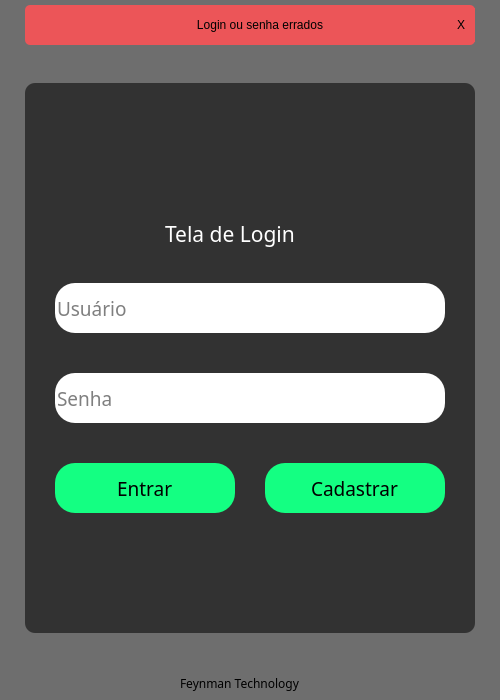
<?xml version="1.0" encoding="UTF-8"?>
<ui version="4.0">
 <class>MainWindow</class>
 <widget class="QMainWindow" name="MainWindow">
  <property name="geometry">
   <rect>
    <x>0</x>
    <y>0</y>
    <width>500</width>
    <height>700</height>
   </rect>
  </property>
  <property name="minimumSize">
   <size>
    <width>500</width>
    <height>700</height>
   </size>
  </property>
  <property name="windowTitle">
   <string>Hamburgueria DuGui</string>
  </property>
  <widget class="QWidget" name="centralwidget">
   <layout class="QVBoxLayout" name="verticalLayout">
    <property name="spacing">
     <number>0</number>
    </property>
    <property name="leftMargin">
     <number>0</number>
    </property>
    <property name="topMargin">
     <number>0</number>
    </property>
    <property name="rightMargin">
     <number>0</number>
    </property>
    <property name="bottomMargin">
     <number>0</number>
    </property>
    <item>
     <widget class="QFrame" name="frame_sup">
      <property name="maximumSize">
       <size>
        <width>16777215</width>
        <height>45</height>
       </size>
      </property>
      <property name="styleSheet">
       <string notr="true">background-color: rgb(110, 110, 110);</string>
      </property>
      <property name="frameShape">
       <enum>QFrame::NoFrame</enum>
      </property>
      <property name="frameShadow">
       <enum>QFrame::Raised</enum>
      </property>
      <layout class="QHBoxLayout" name="horizontalLayout_2">
       <property name="spacing">
        <number>0</number>
       </property>
       <property name="leftMargin">
        <number>0</number>
       </property>
       <property name="topMargin">
        <number>5</number>
       </property>
       <property name="rightMargin">
        <number>0</number>
       </property>
       <property name="bottomMargin">
        <number>0</number>
       </property>
       <item>
        <widget class="QFrame" name="frame_error">
         <property name="maximumSize">
          <size>
           <width>450</width>
           <height>16777215</height>
          </size>
         </property>
         <property name="styleSheet">
          <string notr="true">background-color: rgb(236, 85, 88);
border-radius: 5px;</string>
         </property>
         <property name="frameShape">
          <enum>QFrame::NoFrame</enum>
         </property>
         <property name="frameShadow">
          <enum>QFrame::Raised</enum>
         </property>
         <layout class="QHBoxLayout" name="horizontalLayout_3">
          <property name="spacing">
           <number>3</number>
          </property>
          <property name="leftMargin">
           <number>10</number>
          </property>
          <property name="topMargin">
           <number>3</number>
          </property>
          <property name="rightMargin">
           <number>10</number>
          </property>
          <property name="bottomMargin">
           <number>3</number>
          </property>
          <item>
           <widget class="QLabel" name="label_error">
            <property name="minimumSize">
             <size>
              <width>450</width>
              <height>0</height>
             </size>
            </property>
            <property name="maximumSize">
             <size>
              <width>450</width>
              <height>16777215</height>
             </size>
            </property>
            <property name="text">
             <string>Login ou senha errados</string>
            </property>
            <property name="alignment">
             <set>Qt::AlignCenter</set>
            </property>
           </widget>
          </item>
          <item>
           <widget class="QPushButton" name="botao_sair">
            <property name="maximumSize">
             <size>
              <width>25</width>
              <height>25</height>
             </size>
            </property>
            <property name="styleSheet">
             <string notr="true">Qpushbutton{
 border-radius: 5px;
}
Qpushbutton:hover{
 	background-color: rgb(0, 0, 0);
}</string>
            </property>
            <property name="text">
             <string>X</string>
            </property>
           </widget>
          </item>
         </layout>
        </widget>
       </item>
      </layout>
     </widget>
    </item>
    <item>
     <widget class="QFrame" name="frame_med">
      <property name="styleSheet">
       <string notr="true">background-color: rgb(110, 110, 110);</string>
      </property>
      <property name="frameShape">
       <enum>QFrame::NoFrame</enum>
      </property>
      <property name="frameShadow">
       <enum>QFrame::Raised</enum>
      </property>
      <layout class="QHBoxLayout" name="horizontalLayout">
       <property name="spacing">
        <number>0</number>
       </property>
       <property name="leftMargin">
        <number>0</number>
       </property>
       <property name="topMargin">
        <number>2</number>
       </property>
       <property name="rightMargin">
        <number>0</number>
       </property>
       <property name="bottomMargin">
        <number>0</number>
       </property>
       <item>
        <widget class="QFrame" name="_interior">
         <property name="maximumSize">
          <size>
           <width>450</width>
           <height>550</height>
          </size>
         </property>
         <property name="font">
          <font>
           <pointsize>14</pointsize>
          </font>
         </property>
         <property name="styleSheet">
          <string notr="true">background-color: rgb(50, 50, 50);
border-radius: 10px;</string>
         </property>
         <property name="frameShape">
          <enum>QFrame::NoFrame</enum>
         </property>
         <property name="frameShadow">
          <enum>QFrame::Raised</enum>
         </property>
         <widget class="QFrame" name="frame">
          <property name="geometry">
           <rect>
            <x>160</x>
            <y>20</y>
            <width>120</width>
            <height>80</height>
           </rect>
          </property>
          <property name="styleSheet">
           <string notr="true">image: url(:/logo/Dugui_1.png);</string>
          </property>
          <property name="frameShape">
           <enum>QFrame::StyledPanel</enum>
          </property>
          <property name="frameShadow">
           <enum>QFrame::Raised</enum>
          </property>
         </widget>
         <widget class="QLineEdit" name="campo_user">
          <property name="geometry">
           <rect>
            <x>30</x>
            <y>200</y>
            <width>390</width>
            <height>50</height>
           </rect>
          </property>
          <property name="font">
           <font>
            <family>Trebuchet MS</family>
            <pointsize>14</pointsize>
           </font>
          </property>
          <property name="mouseTracking">
           <bool>false</bool>
          </property>
          <property name="layoutDirection">
           <enum>Qt::LeftToRight</enum>
          </property>
          <property name="styleSheet">
           <string notr="true">QLineEdit {
border-radius: 20px;
background-color: rgb(255, 255, 255);
}

</string>
          </property>
          <property name="maxLength">
           <number>35</number>
          </property>
          <property name="cursorPosition">
           <number>0</number>
          </property>
          <property name="placeholderText">
           <string>Usuário</string>
          </property>
         </widget>
         <widget class="QLineEdit" name="campo_senha">
          <property name="geometry">
           <rect>
            <x>30</x>
            <y>290</y>
            <width>390</width>
            <height>50</height>
           </rect>
          </property>
          <property name="font">
           <font>
            <family>Trebuchet MS</family>
            <pointsize>14</pointsize>
           </font>
          </property>
          <property name="mouseTracking">
           <bool>false</bool>
          </property>
          <property name="layoutDirection">
           <enum>Qt::LeftToRight</enum>
          </property>
          <property name="styleSheet">
           <string notr="true">QLineEdit {
border-radius: 20px;
background-color: rgb(255, 255, 255);
}
</string>
          </property>
          <property name="inputMask">
           <string/>
          </property>
          <property name="maxLength">
           <number>18</number>
          </property>
          <property name="cursorPosition">
           <number>0</number>
          </property>
          <property name="placeholderText">
           <string>Senha</string>
          </property>
         </widget>
         <widget class="QLineEdit" name="campo_entrar">
          <property name="geometry">
           <rect>
            <x>30</x>
            <y>380</y>
            <width>180</width>
            <height>50</height>
           </rect>
          </property>
          <property name="font">
           <font>
            <family>Trebuchet MS</family>
            <pointsize>14</pointsize>
           </font>
          </property>
          <property name="mouseTracking">
           <bool>false</bool>
          </property>
          <property name="layoutDirection">
           <enum>Qt::LeftToRight</enum>
          </property>
          <property name="styleSheet">
           <string notr="true">QLineEdit {
border-radius: 20px;
background-color: rgb(255, 255, 255);
background-color: rgb(20, 255, 130);
}
</string>
          </property>
          <property name="inputMask">
           <string/>
          </property>
          <property name="text">
           <string>Entrar</string>
          </property>
          <property name="maxLength">
           <number>18</number>
          </property>
          <property name="cursorPosition">
           <number>6</number>
          </property>
          <property name="alignment">
           <set>Qt::AlignCenter</set>
          </property>
          <property name="placeholderText">
           <string/>
          </property>
         </widget>
         <widget class="QLineEdit" name="campo_senha_3">
          <property name="geometry">
           <rect>
            <x>240</x>
            <y>380</y>
            <width>180</width>
            <height>50</height>
           </rect>
          </property>
          <property name="font">
           <font>
            <family>Trebuchet MS</family>
            <pointsize>14</pointsize>
           </font>
          </property>
          <property name="mouseTracking">
           <bool>false</bool>
          </property>
          <property name="layoutDirection">
           <enum>Qt::LeftToRight</enum>
          </property>
          <property name="styleSheet">
           <string notr="true">QLineEdit {
border-radius: 20px;
background-color: rgb(255, 255, 255);
background-color: rgb(20, 255, 130);
}
</string>
          </property>
          <property name="inputMask">
           <string/>
          </property>
          <property name="text">
           <string>Cadastrar</string>
          </property>
          <property name="maxLength">
           <number>18</number>
          </property>
          <property name="cursorPosition">
           <number>9</number>
          </property>
          <property name="alignment">
           <set>Qt::AlignCenter</set>
          </property>
          <property name="placeholderText">
           <string/>
          </property>
         </widget>
         <widget class="QLabel" name="label_login">
          <property name="geometry">
           <rect>
            <x>140</x>
            <y>130</y>
            <width>171</width>
            <height>41</height>
           </rect>
          </property>
          <property name="font">
           <font>
            <family>Trebuchet MS</family>
            <pointsize>16</pointsize>
           </font>
          </property>
          <property name="styleSheet">
           <string notr="true">color: rgb(255, 255, 255);</string>
          </property>
          <property name="text">
           <string>Tela de Login</string>
          </property>
         </widget>
        </widget>
       </item>
      </layout>
     </widget>
    </item>
    <item>
     <widget class="QFrame" name="frame_inf">
      <property name="maximumSize">
       <size>
        <width>16777215</width>
        <height>30</height>
       </size>
      </property>
      <property name="styleSheet">
       <string notr="true">background-color: rgb(110, 110, 110);</string>
      </property>
      <property name="frameShape">
       <enum>QFrame::NoFrame</enum>
      </property>
      <property name="frameShadow">
       <enum>QFrame::Raised</enum>
      </property>
      <widget class="QLabel" name="label">
       <property name="geometry">
        <rect>
         <x>180</x>
         <y>3</y>
         <width>161</width>
         <height>20</height>
        </rect>
       </property>
       <property name="font">
        <font>
         <family>Trebuchet MS</family>
         <pointsize>9</pointsize>
        </font>
       </property>
       <property name="text">
        <string>Feynman Technology</string>
       </property>
      </widget>
     </widget>
    </item>
   </layout>
  </widget>
  <widget class="QMenuBar" name="menubar">
   <property name="geometry">
    <rect>
     <x>0</x>
     <y>0</y>
     <width>500</width>
     <height>26</height>
    </rect>
   </property>
  </widget>
 </widget>
 <resources>
  <include location="C:/Users/Jrfirmino Planejados/Pictures/Saved Pictures/file_rc.qrc"/>
 </resources>
 <connections/>
</ui>
